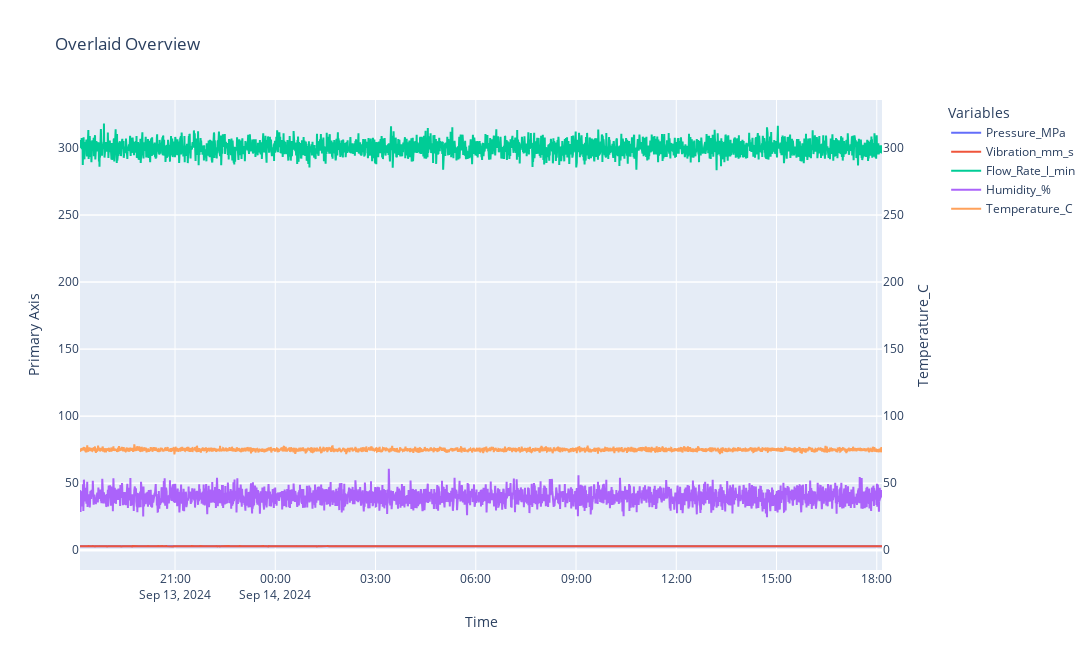

The cell this chart's notebook holds for it:
### Code cell
fig_anomaly_stuck.show()

### Figure 1 — Plotly figure (JSON) as saved in the notebook; plotly's stock layout.template omitted (floating-point values rounded to 4 significant figures; data arrays with more than 128 entries replaced by an {"elided": "..."} marker saying what was removed)
{"data": [{"mode": "lines", "name": "Pressure_MPa", "type": "scatter", "x": {"elided": "2881 str values"}, "y": {"elided": "2881 float values"}, "yaxis": "y"}, {"mode": "lines", "name": "Vibration_mm_s", "type": "scatter", "x": {"elided": "2881 str values"}, "y": {"elided": "2881 float values"}, "yaxis": "y"}, {"mode": "lines", "name": "Flow_Rate_l_min", "type": "scatter", "x": {"elided": "2881 str values"}, "y": {"elided": "2881 float values"}, "yaxis": "y"}, {"mode": "lines", "name": "Humidity_%", "type": "scatter", "x": {"elided": "2881 str values"}, "y": {"elided": "2881 float values"}, "yaxis": "y"}, {"mode": "lines", "name": "Temperature_C", "type": "scatter", "x": {"elided": "2881 str values"}, "y": {"elided": "2881 float values"}, "yaxis": "y2"}], "layout": {"height": 650, "hovermode": "x unified", "legend": {"title": {"text": "Variables"}, "x": 1.08, "xanchor": "left", "y": 1, "yanchor": "top"}, "title": {"text": "Overlaid Overview"}, "width": 1300, "xaxis": {"title": {"text": "Time"}}, "yaxis": {"title": {"text": "Primary Axis"}}, "yaxis2": {"matches": "y", "overlaying": "y", "side": "right", "title": {"text": "Temperature_C"}}}}
